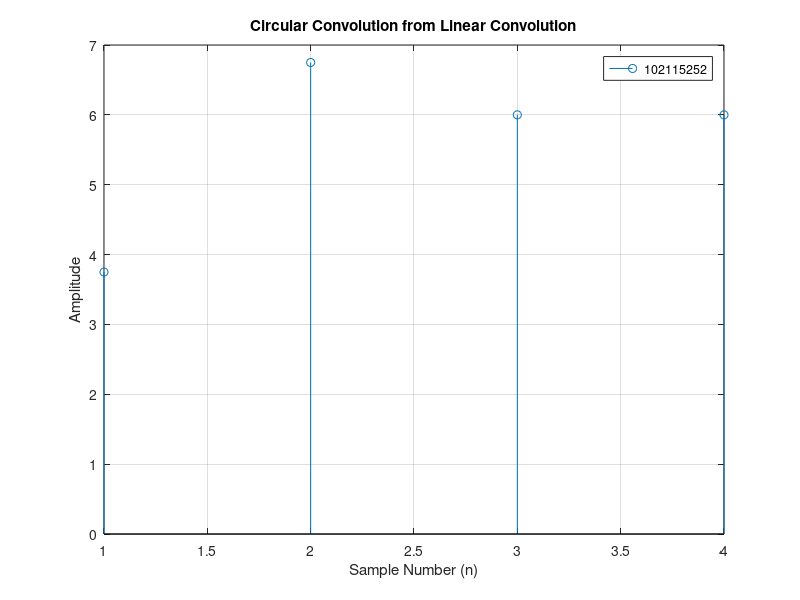

Here is the MATLAB script that generated this plot:
clc
clear all
close all
x = [1 0 2.5 1.5];
h = [1 1 0.5 2];

y = conv(x,h)
circularSize = max(length(x), length(h));
linearSize = length(x)+length(h)-1;
Y = y(1:circularSize)
for i = 1:(linearSize - circularSize)
    Y(i) = Y(i) + y(circularSize +i);
end
stem(Y)
grid on
title('Circular Convolution from Linear Convolution');
xlabel('Sample Number (n)');
ylabel('Amplitude');
legend('102115252');